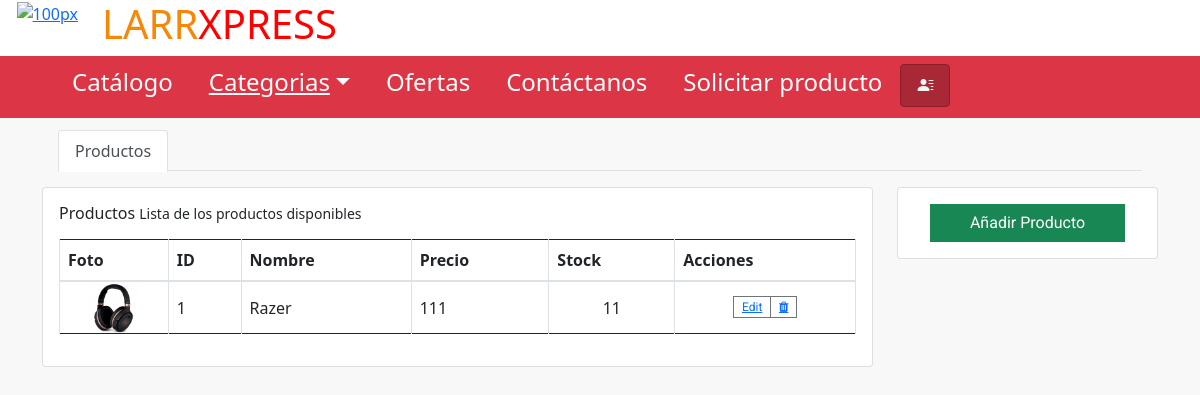
Page /supervisor on the earlier database version.
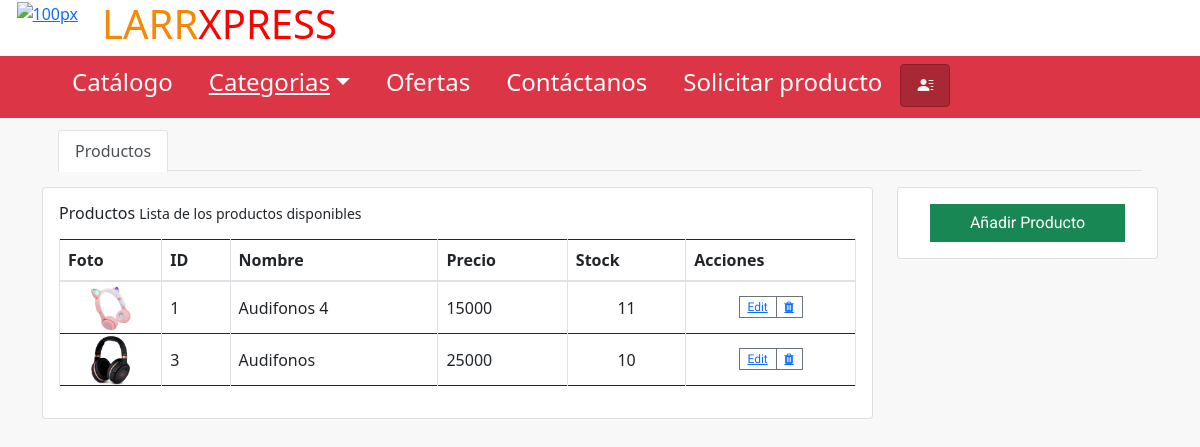
Same page on the later database version.
### page/models.py (models this page shows, shortened)
class Producto(models.Model):
    idProducto = models.IntegerField(primary_key=True, verbose_name="ID Producto")
    nombreProducto=models.CharField(max_length=30, verbose_name="Nombre Producto")
    imagen=models.CharField(max_length=256, null=True)
    precio=models.IntegerField(verbose_name="Precio Producto")
    stock=models.IntegerField(verbose_name="Stock Producto")

### page/views.py (the view)
# urls.py: path('supervisor',supervisor),
def supervisor(request):
    v_productos=Producto.objects.all()
    datos={'productos':v_productos}
    return render(request,'supervisor.html', datos)

### page/templates/supervisor.html (shortened to what this page needs)
{% load static %}
<!DOCTYPE html>
<html lang="en">
<head>
  <link href="https://cdn.jsdelivr.net/npm/bootstrap@4.1.1/dist/css/bootstrap.min.css" rel="stylesheet">
  <link href="https://maxcdn.bootstrapcdn.com/font-awesome/4.3.0/css/font-awesome.min.css" rel="stylesheet">
  <link rel="stylesheet" href="{% static 'bootstrap/css/bootstrap.min.css' %}">
  <link rel="stylesheet" href="{% static 'css/Black-Navbar.css' %}">
  <link rel="stylesheet" href="{% static 'css/dropdown-search-bs4.css' %}">
  <link rel="stylesheet" href="{% static 'css/Google-Style-Login.css' %}">
  <link rel="stylesheet" href="{% static 'css/styles.css' %}">
  <link href="https://cdn.jsdelivr.net/npm/bootstrap-icons@1.5.0/font/bootstrap-icons.css" rel="stylesheet">
</head>
<body>
<div class="fixed-top">
  <div class="row" style="background-color: rgb(255, 255, 255);">
      <div class="col-1 text-end"><a href="catalogo"><img width="50px" height="50px" alt="100px" src="{% static 'img/—Pngtree—shopping%20bag_6794869.png' %}"></a></div>
      <div class="col">
          <a href="catalogo" style="text-decoration: none;"><h1 class="fs-1 fw-normal"><span style="color: rgb(247, 136, 7);">LARR</span><span style="color: rgb(255, 0, 0);">XPRESS</span></h1></a>
      </div>
  </div>
  <div class="row">
      <div class="col">
          <nav class="navbar navbar-light navbar-expand-md bg-danger navbar-fixed-top navigation-clean-button" style="background: rgb(34, 34, 34);border-radius: 20;border-top-left-radius: 20;border-top-right-radius: 20;border-bottom-right-radius: 20;border-bottom-left-radius: 20;border-style: none;padding-top: 0;padding-bottom: 10px;">
              <div class="container"><button data-bs-toggle="collapse" class="navbar-toggler" data-bs-target="#navcol-1"><span class="visually-hidden">Toggle navigation</span></button>
                  <div class="collapse navbar-collapse" id="navcol-1" style="color: rgb(255,255,255);">
                      <ul class="navbar-nav nav-right">
                          <li class="nav-item"><a class="nav-link active fs-4" href="catalogo" style="color: rgba(224,217,217,0.9);"><span style="color: rgb(255, 255, 255);">Catálogo</span></a></li>
                          <li class="nav-item">
                              <div class="nav-item dropdown subra" style="padding: 8px 18px;"><a class="dropdown-toggle fs-4" aria-expanded="false" data-bs-toggle="dropdown" href="#" style="color: rgb(255, 255, 255);padding: 0px;"><span style="color: rgb(255, 255, 255);">Categorias</span></a>
                              </div>
                          </li>
                          <li class="nav-item"><a class="nav-link fs-4" href="catalogo" style="color: rgba(224,217,217,0.9);"><span style="color: rgb(255, 255, 255);">Ofertas</span></a></li>
                          <li class="nav-item"><a class="nav-link fs-4" href="catalogo" style="color: rgba(224,217,217,0.9);"><span style="color: rgb(255, 255, 255);">Contáctanos</span></a></li>
                          <li class="nav-item"><a class="nav-link active fs-4" id="liveToastBtn" type="button" style="color: rgba(224,217,217,0.9);"><span style="color: rgb(255, 255, 255);">Solicitar producto</span></a></li>
                          <li>
                              <a class=" d-flex p-0" href="/perfil">
                                  <button class="boton-perfil btn" type="submit">
                                      <i class="persona-perfil bi bi-person-lines-fill"></i>
                                  </button>
                              </a>
                          </li>
                      </ul>
                  </div>
              </div>
          </nav>
      </div>
  </div>
  </div>
  <div class="separador"></div>
<div class="container">
<div class="row flex-lg-nowrap">
  <div class="col">
    <div class="e-tabs mb-3 px-3">
      <ul class="nav nav-tabs">
        <li class="nav-item"><a class="nav-link active" href="#">Productos</a></li>
      </ul>
    </div>
    <div class="row flex-lg-nowrap">
      <div class="col mb-3">
        <div class="e-panel card">
          <div class="card-body">
            <div class="card-title">
              <h6 class="mr-2"><span>Productos</span><small class="px-1">Lista de los productos disponibles</small></h6>
            </div>
            <div class="e-table">
              <div class="table-responsive table-lg mt-3">
                <table class="table table-bordered">
                  <thead>
                    <tr>
                      <th>Foto</th>
                      <th>ID</th>
                      <th class="max-width">Nombre</th>
                      <th class="sortable">Precio</th>
                      <th>Stock</th>
                      <th>Acciones</th>
                    </tr>
                  </thead>
                  <tbody>
                    {% for p in productos %}
                    <tr>
                      <td class="align-middle text-center">
                        <div class="bg-light d-inline-flex justify-content-center align-items-center align-top" style="width: 35px; height: 35px; border-radius: 3px;"><img style="width: 75px; height: 50px; border-radius: 3px;" src="{% static 'img/' %}{{p.imagen}}" alt=""></div>
                      </td>
                      <td class="text-nowrap align-middle">{{p.idProducto}}</td>
                      <td class="text-nowrap align-middle">{{p.nombreProducto}}</td>
                      <td class="text-nowrap align-middle"><span>{{p.precio}}</span></td>
                      <td class="text-center align-middle"><span>{{p.stock}}</span></td>
                      <td class="text-center align-middle">
                        <div class="btn-group align-top">
                            <button class="btn btn-sm btn-outline-secondary badge" type="button" data-toggle="modal" data-target="#user-form-modal-mod"><a href="modificarProducto/{{p.idProducto}}">Edit</a></button>
                            <button class="btn btn-sm btn-outline-secondary badge" type="button"><a class="fa fa-trash" href="eliminarProducto/{{p.idProducto}}"></a></button>
                        </div>
                      </td>
                    </tr>
                    {% endfor %}
                  </tbody>
                </table>
              </div>
            </div>
          </div>
        </div>
      </div>
      <div class="col-12 col-lg-3 mb-3">
        <div class="card">
          <div class="card-body">
            <div class="text-center px-xl-3">
              <button class="btn btn-success btn-block" type="button" data-toggle="modal" data-target="#user-form-modal">Añadir Producto</button>
            </div>
          </div>
        </div>
      </div>
    </div>
  </div>
</div>
</div>
</body>
</html>

### page/static/css/Black-Navbar.css (style rules this page uses)
.navigation-clean-button { background: #222222; padding-top: 10px; padding-bottom: 10px; color: #f2f5f8; border-radius: 0; box-shadow: none; border: none; margin-bottom: 0; }
.navigation-clean-button .navbar-collapse, .navigation-clean-button .navbar-form { border-top-color: #ddd; }
.navigation-clean-button.navbar .navbar-nav > li > a { padding-left: 18px; padding-right: 18px; }
.navbar { margin-bottom: 0; }
.btn { border-radius: 0; }
.btn { font-family: 'Roboto'; font-weight: 400; }

### page/static/css/styles.css (style rules this page uses)
.separador { padding-bottom: 110px; }
.boton-perfil { margin-top: 8px; height: 43px; width: 50px!important; border-color: #8b1e29!important; background-color: #a92835; border: 1px solid; padding-left: 3px!important; padding-right: 3px!important; font-size: 1rem; border-radius: .25rem; transition: color .15s ease-in-out,background-color .15s ease-in-out,border-color .15s ease-in-out,box-shadow .15s ease-in-out; }
.persona-perfil { color: whitesmoke; }

### page/templates/supervisor.html (style rules this page uses)
body { margin-top:20px; background:#f8f8f8 }

Differences in the rows shown:
changed Producto id 1: imagen: a different picture; nombreProducto "Razer" → "Audifonos 4"; precio "111" → "15000"
added Producto: imagen (picture), idProducto "3", nombreProducto "Audifonos", precio "25000", stock "10"
